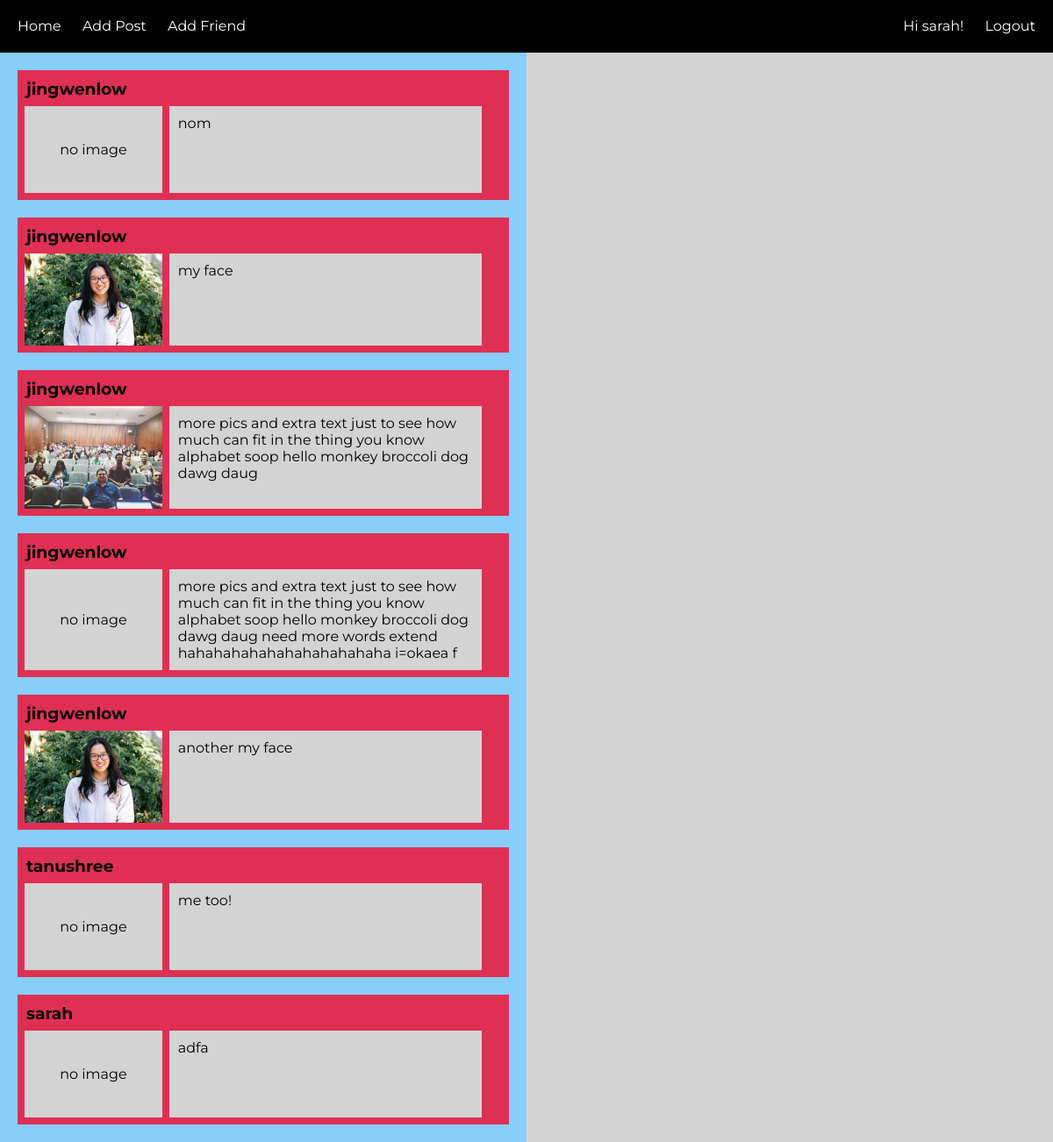
The app's page /home/ (signed in) with its own data.
### users/models.py (models this page shows, shortened)
class CustomUser(AbstractUser):
    name = models.CharField(blank=True, max_length=255)

class Post(models.Model):
    post = models.CharField(max_length=500) # text
    img = models.FileField(upload_to='uploads', null=True, blank=True) # image
    user = models.ForeignKey(settings.AUTH_USER_MODEL, on_delete=models.PROTECT) # user who posted
    date = models.DateTimeField(auto_now=True) # date posted: not used

### users/views.py (the view)
# urls.py: 2. Add a URL to urlpatterns:  path('', Home.as_view(), name='home')
class Home(TemplateView):
    template_name = 'home.html'
    def get(self, request):
        if request.user.is_authenticated:
            form = AddPost()
            if Friend.objects.filter(current_user=request.user): # check if user has friends
                friend = Friend.objects.filter(current_user=request.user) # get current user's friend object
                friends = friend[0].users.all() # get list of friends
                friends_ids = list(friends.values_list('id', flat=True)) # get list of ids of friends
                posts = Post.objects.filter(user__id__in=friends_ids) | Post.objects.filter(user=request.user)
            else:
                posts = Post.objects.filter(user=request.user) # filter only user's own posts
            users = CustomUser.objects.exclude(id=request.user.id)
            args = {'form': form, 'posts': posts, 'users':users}
            return render(request, self.template_name, args)
        else: # don't show posts if user is not authenticated
            return render(request, self.template_name)

### users/templates/home.html (shortened to what this page needs)
{% extends 'base.html' %}
{% load staticfiles %}
{% block css %}
<link rel="stylesheet" href="{% static 'css/home.css' %}">
{% endblock %}
{% block content %}
<div class="feed">
  {% if user.is_authenticated %}
    {% for post in posts %}
      <div class="post">
        <div class="name">
          <h3 class="usrnm">{{ post.user.username }}</h3>
        </div>
        <div class="postContent">
          {% if post.img %}
          <div class="pic"><img src="/media/{{ post.img }}" width="100%"></div>
          {% else %}
          <div class="pic">no image</div>
          {% endif %}
          <div class="text"><p>{{ post.post }}</p></div>
        </div>
      </div>
    {% endfor %}
  {% else %}
    <p>You are not logged in</p>
    <p>Please log in!</p>
  {% endif %}
</div>
<div id="quotes" class="quotes">
</div>
{% endblock %}

### users/templates/base.html (shortened to what this page needs)
<!DOCTYPE html>
<html>
<head>
    {% block css %}{% endblock %}
</head>
<body>
  <header>
      <nav>
        <a href="{% url 'home' %}">Home</a>
        <a href="{% url 'addPost' %}">Add Post</a>
        <a href="{% url 'addFriend' %}">Add Friend</a>
      </nav>
      <nav class="log">
        {% if user.is_authenticated %}
          Hi {{ user.username }}!
        {% endif %}
        {% if user.is_authenticated %}
          <a class="login" href="{% url 'logout' %}">Logout</a>
        {% else %}
          <a class="login" href="{% url 'login' %}">Login</a>
        {% endif %}
      </nav>
  </header>
  <main>
    {% block content %}
    {% endblock %}
  </main>
</body>
</html>

### users/static/css/home.css (style rules this page uses)
body, html { margin: 0px; padding: 0px; min-height: 100%; font-family: 'Montserrat', sans-serif; }
p { margin: 0px; }
header { background-color: black; color: white; height: 60px; line-height: 60px; display: flex; flex-direction: row; }
nav { flex: 0 0 70%; }
a { color: white; padding-left: 20px; text-decoration: none; }
nav.log { text-align: right; flex: 0 0 30%; }
a.login { padding-right: 20px; }
main { min-height: 100%; display: flex; flex-direction: row; }
div.feed { background-color: lightskyblue; flex: 0 0 50%; }
div.quotes { background-color: lightgrey; flex: 0 0 50%; }
div.post { background-color: #df3054; margin: 20px; margin bottom: 0px; }
h3.usrnm { padding: 10px; padding-bottom: 0px; margin: 0px; }
div.postContent { min-height: 115px; display: flex; flex-direction: row; }
div.pic { background: lightgrey; display: flex; flex: 0 0 28%; margin: 8px; align-items: center; justify-content: center; }
div.text { padding: 10px; margin: 8px; margin-left: 0px; background-color: lightgrey; flex: 0 0 60%; }

### records on screen
CustomUser: username "sarah"
Post: user.username "jingwenlow", shows "no image", post "nom"
Post: user.username "jingwenlow", img (picture), post "my face"
Post: user.username "jingwenlow", img (picture), post "more pics and extra text just to see how much can fit in the thing you know alphabet soop hello monkey broccoli dog dawg daug"
Post: user.username "jingwenlow", img "no image", post "more pics and extra text just to see how much can fit in the thing you know alphabet soop hello monkey broccoli dog dawg daug need more words extend hahahahahahahahahahahaha i=okaea f"
Post: user.username "jingwenlow", img (picture), post "another my face"
Post: user.username "tanushree", shows "no image", post "me too!"
Post: user.username "sarah", img "no image", post "adfa"
